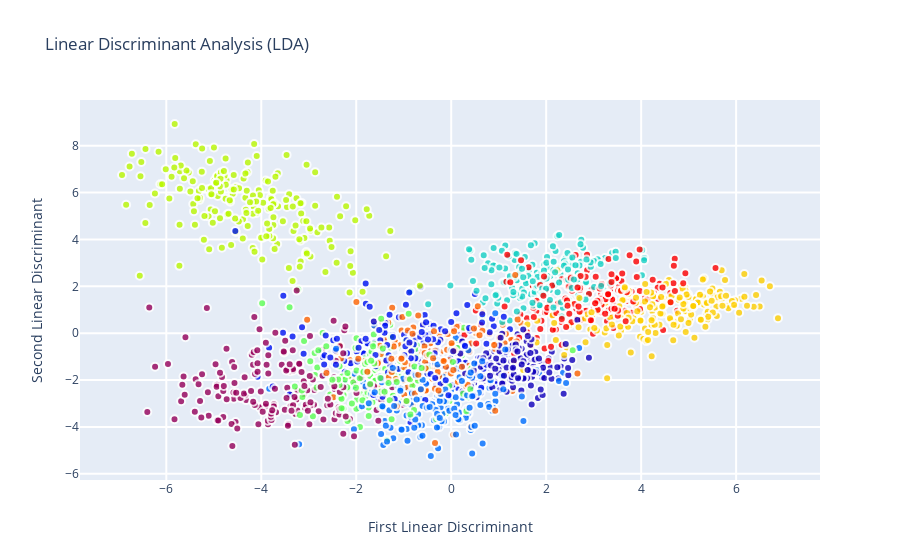

Here is the notebook cell this chart was saved with:
### Code cell
# Plot LDA graph
data = [
    go.Scatter(
    x = x_lda[:,0],
    y = x_lda[:,1],
    mode = 'markers',
    showlegend = True,
    marker = dict(
        size = 8,
        color = data_y,
        colorscale ='Rainbow',
        showscale = False,
        opacity = 0.8,
        line = dict(
            width = 2,
            color = 'rgb(255, 255, 255)'
        )
    )
)]

layout = go.Layout(
    title= 'Linear Discriminant Analysis (LDA)',
    hovermode= 'closest',
    xaxis= dict(
         title= 'First Linear Discriminant',
        ticklen= 8,
        zeroline= False,
        gridwidth= 2,
    ),
    yaxis=dict(
        title= 'Second Linear Discriminant',
        ticklen= 8,
        gridwidth= 2,
    ),
    showlegend= False
)

fig = dict(data=data, layout=layout)
py.iplot(fig, filename='lda_plot')

### Figure 1 — Plotly figure (JSON) as saved in the notebook; plotly's stock layout.template omitted (floating-point values rounded to 4 significant figures; data arrays with more than 128 entries replaced by an {"elided": "..."} marker saying what was removed)
{"data": [{"showlegend": true, "y": {"elided": "2000 float values"}, "mode": "markers", "marker": {"opacity": 0.8, "colorscale": [[0, "rgb(150,0,90)"], [0.125, "rgb(0,0,200)"], [0.25, "rgb(0,25,255)"], [0.375, "rgb(0,152,255)"], [0.5, "rgb(44,255,150)"], [0.625, "rgb(151,255,0)"], [0.75, "rgb(255,234,0)"], [0.875, "rgb(255,111,0)"], [1, "rgb(255,0,0)"]], "color": {"elided": "2000 int values"}, "showscale": false, "line": {"color": "rgb(255, 255, 255)", "width": 2}, "size": 8}, "x": {"elided": "2000 float values"}, "type": "scatter"}], "layout": {"showlegend": false, "yaxis": {"ticklen": 8, "gridwidth": 2, "title": {"text": "Second Linear Discriminant"}}, "title": {"text": "Linear Discriminant Analysis (LDA)"}, "xaxis": {"zeroline": false, "ticklen": 8, "gridwidth": 2, "title": {"text": "First Linear Discriminant"}}, "hovermode": "closest"}}
